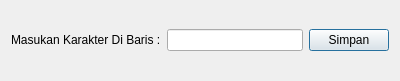
<?xml version="1.0" encoding="UTF-8"?>
<ui version="4.0">
 <class>DialogInputBarisKarakter</class>
 <widget class="QDialog" name="DialogInputBarisKarakter">
  <property name="geometry">
   <rect>
    <x>0</x>
    <y>0</y>
    <width>400</width>
    <height>81</height>
   </rect>
  </property>
  <property name="windowTitle">
   <string>Dialog</string>
  </property>
  <layout class="QVBoxLayout" name="verticalLayout">
   <item>
    <layout class="QHBoxLayout" name="horizontalLayout">
     <item>
      <widget class="QLabel" name="label">
       <property name="text">
        <string>Masukan Karakter Di Baris :</string>
       </property>
      </widget>
     </item>
     <item>
      <widget class="QLineEdit" name="lineEdit">
       <property name="maxLength">
        <number>1</number>
       </property>
      </widget>
     </item>
     <item>
      <widget class="QPushButton" name="pushButton">
       <property name="text">
        <string>Simpan</string>
       </property>
      </widget>
     </item>
    </layout>
   </item>
  </layout>
 </widget>
 <resources/>
 <connections/>
</ui>
